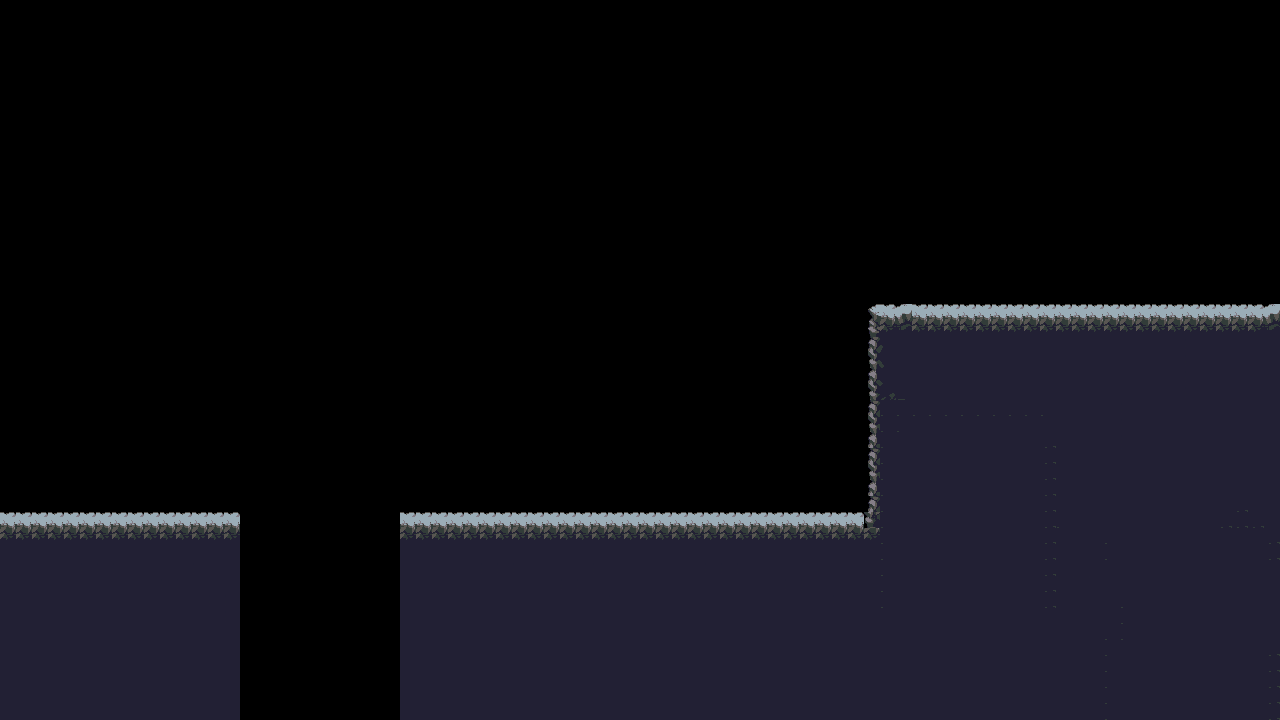

Tiled map render using the project's own tile images. Description and the map definition, with tile-layer contents summarised, below:
An orthogonal 80x45 tile map with 16x16 px tiles, 1 tile layer (platform).

<map version="1.0" tiledversion="1.0.1" orientation="orthogonal" renderorder="right-down" width="80" height="45" tilewidth="16" tileheight="16" nextobjectid="1">
 <tileset firstgid="1" name="cave_tiles_platform" tilewidth="16" tileheight="16" tilecount="825" columns="33">
  <image source="cave_tiles_platform.png" width="531" height="411" />
 </tileset>
 <layer name="platform" width="80" height="45">
  <data>[3600 cells, 1248 non-empty, 88 distinct tile ids]</data>
 </layer>
</map>
